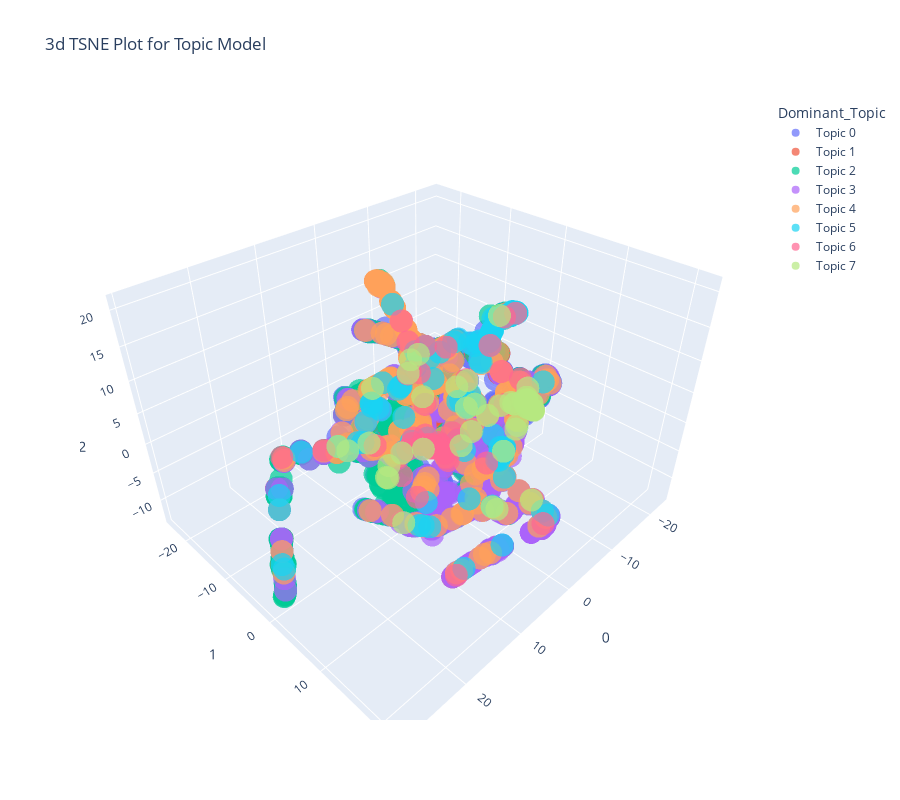

The notebook cell this image was saved under:
### Code cell
plot_model(hdp2, plot = 'tsne')
